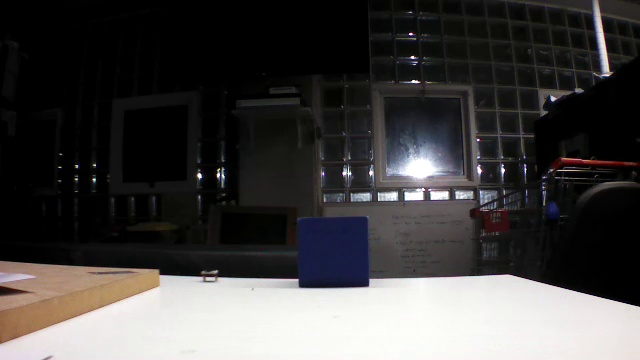
#> input picture ardrone/frame0000.jpg, 640 x 360 px
$ python trackface.py
#> lines starting #> are read from the running program, lines starting #| are printed output that depends on the picture; after the words box and inside, x2 and y2 are one past the last pixel; in counts of white or black regions, pixels touching at a corner belong together
# import the necessary packages
from collections import deque   # a data structure?
import numpy as np
import argparse
import imutils
import Image
import cv2


# define the lower and upper boundaries of the "green"
# ball in the HSV color space, then initialize the
# list of tracked points
blueLower = (53, 21, 16)  # BGR
blueUpper = (100, 51, 43)
# pts = deque(maxlen=args["buffer"])

Im = cv2.imread('frame0000.jpg')
#> Im is the input picture: shape (360, 640, 3); mean B, G, R 66.3, 67, 68.8
# Imres = imutils.resize(Im, width=600)
cv2.imshow("Image window", Im)
cv2.waitKey(5)
# keep looping
while True:
	# blurred = cv2.GaussianBlur(frame, (11, 11), 0)
	# hsv = cv2.cvtColor(Im, cv2.COLOR_BGR2HSV)

	# construct a mask for the color "green", then perform
	# a series of dilations and erosions to remove any small
	# blobs left in the mask
	mask = cv2.inRange(Im, blueLower, blueUpper)
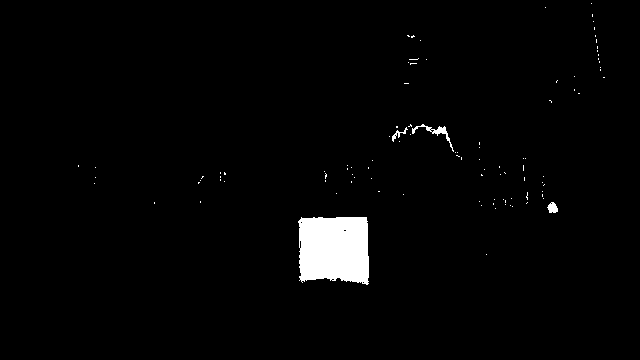
#> mask: shape (360, 640); 2.1% white; 102 white regions (98 under 20 px), largest, box (x1, y1, x2, y2) and area: (298, 217, 369, 285) 4349, (412, 124, 454, 152) 184, (547, 202, 558, 213) 85, (392, 127, 408, 142) 61
	cv2.imshow("Image window", mask)
	mask = cv2.erode(mask, None, iterations=2)
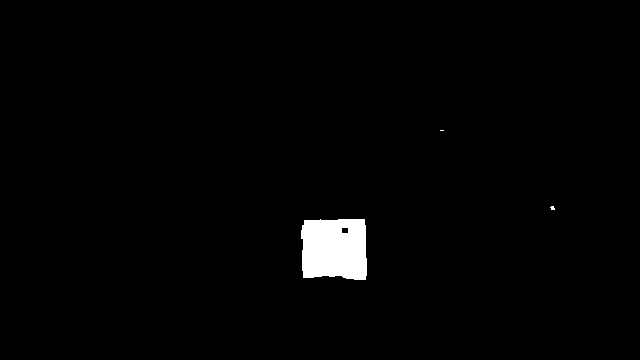
#> mask: shape (360, 640); 1.6% white; 3 white regions (2 under 20 px), largest, box (x1, y1, x2, y2) and area: (301, 219, 367, 280) 3693
	mask = cv2.dilate(mask, None, iterations=2)
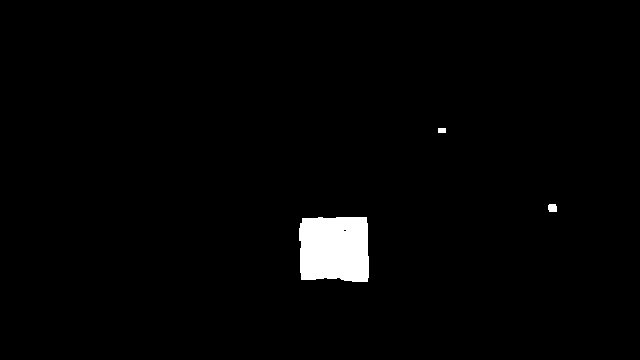
#> mask: shape (360, 640); 1.9% white; 3 white regions

	# find contours in the mask and initialize the current
	# (x, y) center of the ball
	cnts = cv2.findContours(mask.copy(), cv2.RETR_EXTERNAL,
		cv2.CHAIN_APPROX_SIMPLE)[-2]
#> cnts = 3 contours; box (x1, y1, x2, y2) and area: (299, 217, 369, 282) 4138, (548, 204, 557, 212) 52, (438, 128, 446, 133) 28
	center = None

	# only proceed if at least one contour was found
	if len(cnts) > 0:
		# find the largest contour in the mask, then use
		# it to compute the minimum enclosing circle and
		# centroid
		c = max(cnts, key=cv2.contourArea)
#> c = contour of 42 points, box (x1, y1, x2, y2) (299, 217, 369, 282), area 4138
		((x, y), radius) = cv2.minEnclosingCircle(c)
#> x = 334.5; y = 249.5; radius = 45.26
		M = cv2.moments(c)
#> M = moments, m00 4137.5, centre m10/m00, m01/m00 = (334.1, 248.4)
		center = (int(M["m10"] / M["m00"]), int(M["m01"] / M["m00"]))
#> center = (334, 248)

		# only proceed if the radius meets a minimum size
		if radius > 10:
			# draw the circle and centroid on the frame,
			# then update the list of tracked points
			cv2.circle(Im, (int(x), int(y)), int(radius),
				(0, 255, 255), 2)
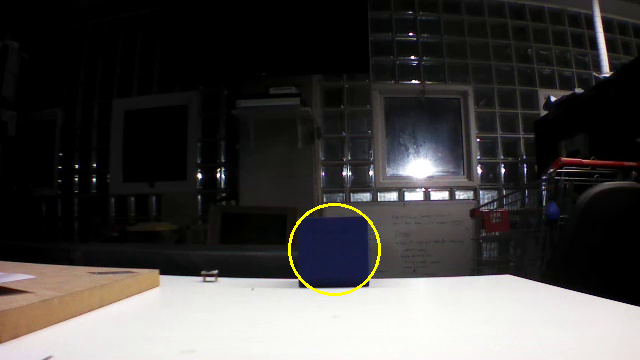
#> Im: shape (360, 640, 3); 0.36% of pixels changed, all inside (x1, y1, x2, y2) = (288, 203, 381, 296)
			cv2.circle(Im, center, 5, (0, 0, 255), -1)
#> Im: shape (360, 640, 3); 0.04% of pixels changed, all inside (x1, y1, x2, y2) = (329, 243, 340, 254)

	# update the points queue
#> (the run stopped early here; a loop or call above may not have finished)
